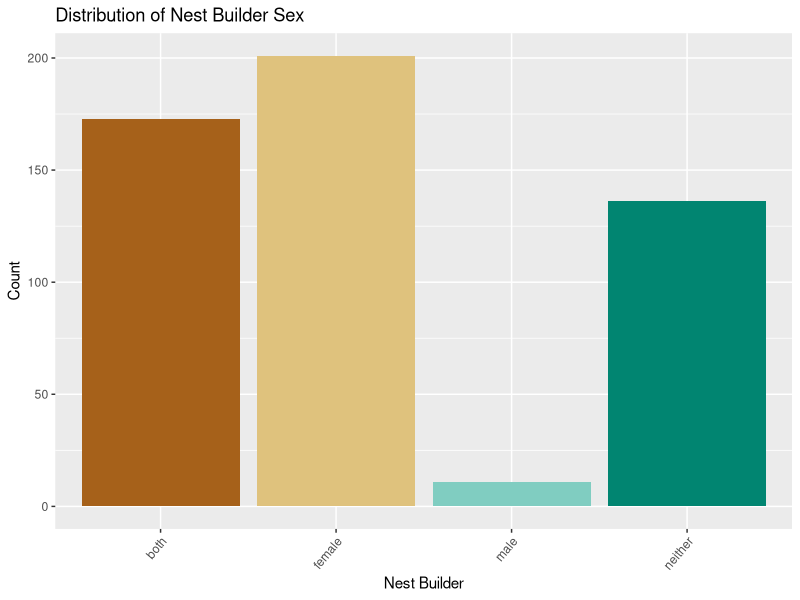
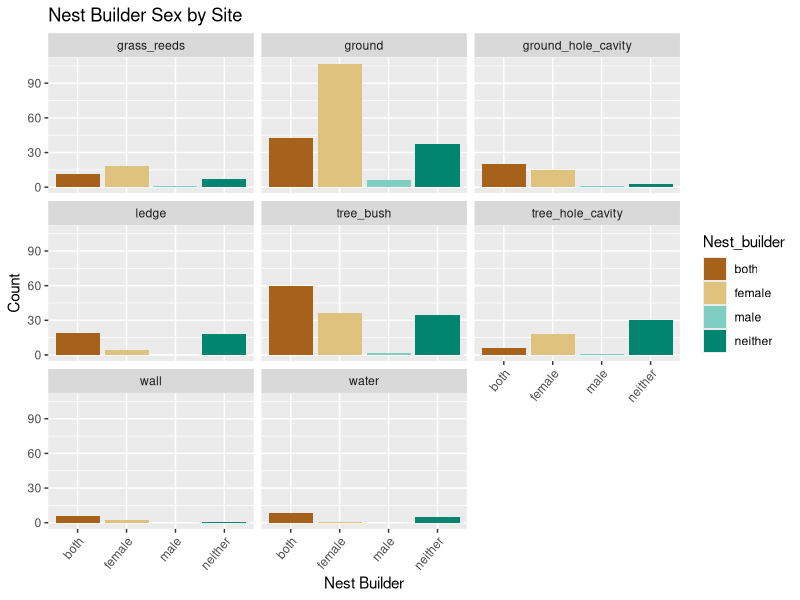

R code for these plots, in order:
## ---- chunk 1
knitr::opts_chunk$set(echo = TRUE)
## ---- chunk 2
library(tidyverse)
## ---- chunk 3
dataset <- read_delim("data/Sex_specific_contribution.csv", delim=";")
## ---- chunk 4
glimpse(dataset)
## ---- chunk 5
summary(dataset)
## ---- chunk 6
sex_distribution <- dataset %>% 
  ggplot(aes(x=Nest_builder, fill=Nest_builder)) + 
  geom_bar() + 
  theme(legend.position = "none", axis.text.x = element_text(angle=50, hjust=1))+
  labs(title="Distribution of Nest Builder Sex", x="Nest Builder", y="Count", fill="Nest_builder")

sex_distribution + scale_fill_brewer(palette="BrBG")
## ---- chunk 7
builder_vs_site <- dataset %>% 
  ggplot(aes(x=Nest_builder, fill=Nest_builder)) + 
  geom_bar() +
  theme(axis.text.x = element_text(angle=50, hjust=1))+
  labs(title="Nest Builder Sex by Site", x="Nest Builder", y="Count", fill="Nest_builder") + 
  facet_wrap(~Nest_site) 

builder_vs_site + scale_fill_brewer(palette="BrBG")
## ---- chunk 8

